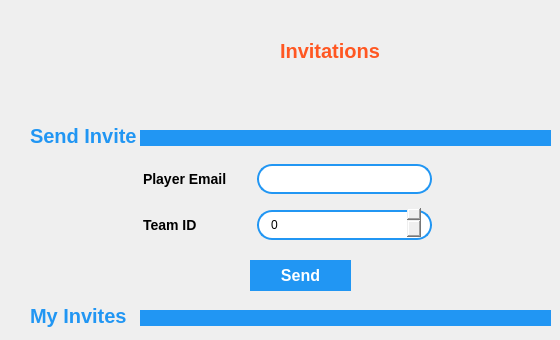
         <widget class="QWidget" name="TeamsTab2">
          <attribute name="title">
           <string>Invites</string>
          </attribute>
          <widget class="QLabel" name="label_19">
           <property name="geometry">
            <rect>
             <x>30</x>
             <y>120</y>
             <width>121</width>
             <height>31</height>
            </rect>
           </property>
           <property name="styleSheet">
            <string notr="true">color:  #2196f3;
font-weight: 600;
font-size: 20px;</string>
           </property>
           <property name="text">
            <string>Send Invite</string>
           </property>
          </widget>
          <widget class="QLabel" name="label_20">
           <property name="geometry">
            <rect>
             <x>30</x>
             <y>300</y>
             <width>121</width>
             <height>31</height>
            </rect>
           </property>
           <property name="styleSheet">
            <string notr="true">color:  #2196f3;
font-weight: 600;
font-size: 20px;</string>
           </property>
           <property name="text">
            <string>My Invites</string>
           </property>
          </widget>
          <widget class="Line" name="line">
           <property name="geometry">
            <rect>
             <x>140</x>
             <y>130</y>
             <width>411</width>
             <height>16</height>
            </rect>
           </property>
           <property name="styleSheet">
            <string notr="true">background-color:#2196f3;
border-radius: 15px;
</string>
           </property>
           <property name="orientation">
            <enum>Qt::Horizontal</enum>
           </property>
          </widget>
          <widget class="Line" name="line_2">
           <property name="geometry">
            <rect>
             <x>140</x>
             <y>310</y>
             <width>411</width>
             <height>16</height>
            </rect>
           </property>
           <property name="styleSheet">
            <string notr="true">background-color:#2196f3;
border-radius: 15px;
</string>
           </property>
           <property name="orientation">
            <enum>Qt::Horizontal</enum>
           </property>
          </widget>
          <widget class="QLabel" name="label_21">
           <property name="geometry">
            <rect>
             <x>200</x>
             <y>20</y>
             <width>61</width>
             <height>61</height>
            </rect>
           </property>
           <property name="text">
            <string/>
           </property>
           <property name="pixmap">
            <pixmap resource="MainWindow.qrc">:/MainWindow/invites.png</pixmap>
           </property>
           <property name="scaledContents">
            <bool>true</bool>
           </property>
          </widget>
          <widget class="QLabel" name="label_22">
           <property name="geometry">
            <rect>
             <x>280</x>
             <y>30</y>
             <width>101</width>
             <height>41</height>
            </rect>
           </property>
           <property name="styleSheet">
            <string notr="true">color: #FF5722;
font-weight: 600;
font-size: 20px;</string>
           </property>
           <property name="text">
            <string>Invitations</string>
           </property>
          </widget>
          <widget class="QGroupBox" name="groupBox_12">
           <property name="geometry">
            <rect>
             <x>120</x>
             <y>150</y>
             <width>331</width>
             <height>111</height>
            </rect>
           </property>
           <property name="styleSheet">
            <string notr="true">QGroupBox {
	border: none;
}</string>
           </property>
           <property name="title">
            <string/>
           </property>
           <layout class="QFormLayout" name="formLayout_4">
            <item row="0" column="0">
             <widget class="QLabel" name="label_31">
              <property name="styleSheet">
               <string notr="true">font-size: 14px;
font-weight: 600;
border: none;
margin: 5px 10px;</string>
              </property>
              <property name="text">
               <string>Player Email</string>
              </property>
             </widget>
            </item>
            <item row="0" column="1">
             <widget class="QLineEdit" name="lineEdit_5">
              <property name="styleSheet">
               <string notr="true">border: 2px solid  #2196f3;
border-radius: 15px;
padding: 5px 10px;
margin: 5px 10px;</string>
              </property>
             </widget>
            </item>
            <item row="1" column="0">
             <widget class="QLabel" name="label_35">
              <property name="styleSheet">
               <string notr="true">font-size: 14px;
font-weight: 600;
border: none;
margin: 5px 10px;</string>
              </property>
              <property name="text">
               <string>Team ID</string>
              </property>
             </widget>
            </item>
            <item row="1" column="1">
             <widget class="QSpinBox" name="spinBox_4">
              <property name="styleSheet">
               <string notr="true">border: 2px solid  #2196f3;
border-radius: 15px;
padding: 5px 10px;
margin: 5px 10px;</string>
              </property>
             </widget>
            </item>
           </layout>
          </widget>
          <widget class="QPushButton" name="createTeamBtn_2">
           <property name="geometry">
            <rect>
             <x>250</x>
             <y>260</y>
             <width>101</width>
             <height>31</height>
            </rect>
           </property>
           <property name="styleSheet">
            <string notr="true">QPushButton{
	border: 3px solid #2196f3;
	background-color: #2196F3;
	color: #fff;
	font-weight: 600;
	padding: 2.5px 15px;
	font-size: 16px;
}
QPushButton:hover {
	background-color: #fff;
	color: #2196F3;
}</string>
           </property>
           <property name="text">
            <string>Send</string>
           </property>
          </widget>
         </widget>
